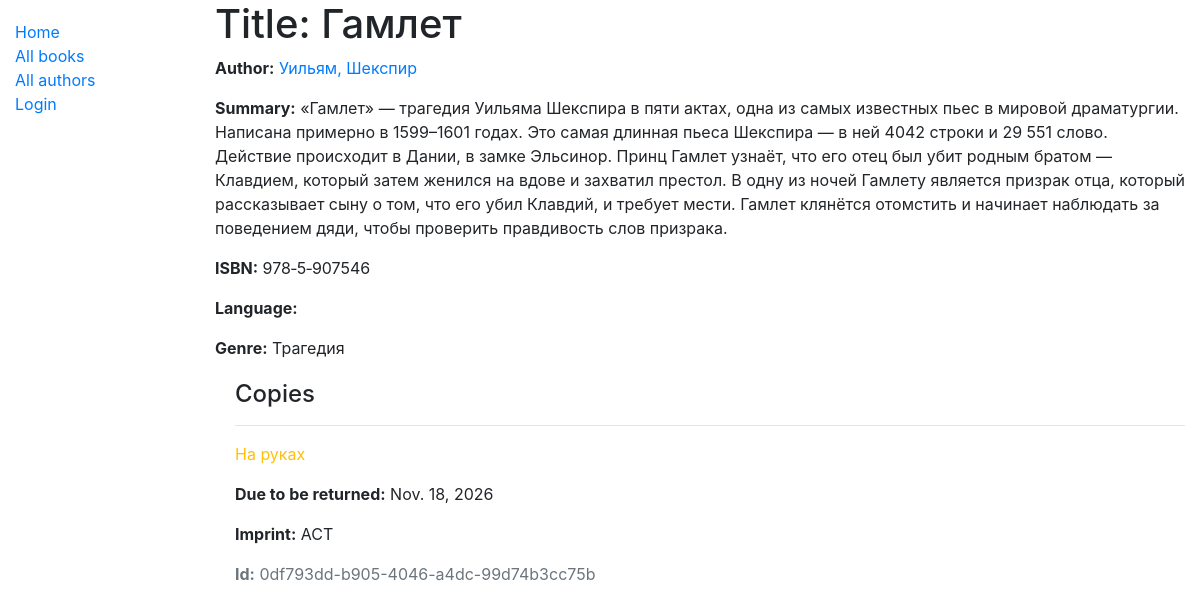
The page /catalog/book/1 on the database as committed earlier.
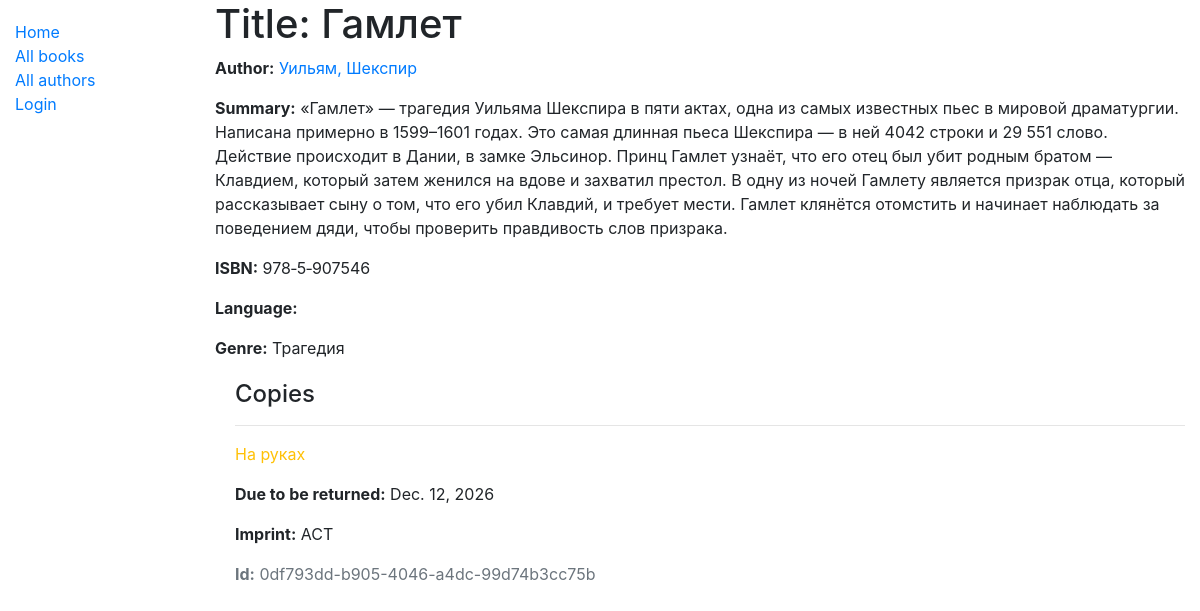
The same page on the database as committed later.
### catalog/models.py (models this page shows, shortened)
class BookInstance(models.Model):
    id = models.UUIDField(primary_key=True, default=uuid.uuid4,
                          help_text="Уникальный ID этой копии в библиотеке")
    book = models.ForeignKey('Book', on_delete=models.SET_NULL, null=True)
    imprint = models.CharField(max_length=200)
    due_back = models.DateField(null=True, blank=True)
    borrower = models.ForeignKey(User, on_delete=models.SET_NULL, null=True, blank=True)
    LOAN_STATUS = (
        ('m', 'Техобслуживание'),
        ('o', 'На руках'),
        ('a', 'Доступна'),
        ('r', 'Зарезервирована'),
    )
    status = models.CharField(max_length=1, choices=LOAN_STATUS,
                              blank=True, default='m',
                              help_text='Доступность книги')
    class Meta:
        ordering = ['due_back']
        permissions = (("can_mark_returned", "Set book as returned"),)

### catalog/views.py (the view)
# urls.py: path('book/<int:pk>', views.BookDetailView.as_view(), name='book-detail'),
class BookDetailView(generic.DetailView):
    model = Book

### catalog/models.py (called while the page is built)
    def __str__(self):
        return self.name

    def __str__(self):
        return f'{self.last_name}, {self.first_name}'

### catalog/templates/catalog/book_detail.html
{% extends "base_generic.html" %}
{% block content %}
  <h1>Title: {{ book.title }}</h1>
  <p><strong>Author:</strong> <a href="">{{ book.author }}</a></p>
  <p><strong>Summary:</strong> {{ book.summary }}</p>
  <p><strong>ISBN:</strong> {{ book.isbn }}</p>
  <p><strong>Language:</strong> {{ book.language }}</p>
  <p><strong>Genre:</strong> {% for genre in book.genre.all %} {{ genre }}{% if not forloop.last %}, {% endif %}{% endfor %}</p>
  <div style="margin-left:20px;margin-top:20px">
    <h4>Copies</h4>
    {% for copy in book.bookinstance_set.all %}
      <hr>
      <p class="{% if copy.status == 'a' %}text-success{% elif copy.status == 'd' %}text-danger{% else %}text-warning{% endif %}">
        {{ copy.get_status_display }}
      </p>
      {% if copy.due_back %}
        <p><strong>Due to be returned:</strong> {{ copy.due_back }}</p>
      {% endif %}
      <p><strong>Imprint:</strong> {{ copy.imprint }}</p>
      <p class="text-muted"><strong>Id:</strong> {{ copy.id }}</p>
    {% endfor %}
  </div>
{% endblock %}

Rows that differ between the two databases and show on the page:
changed BookInstance "На руках": due_back "Nov. 18, 2026" → "Dec. 12, 2026"
